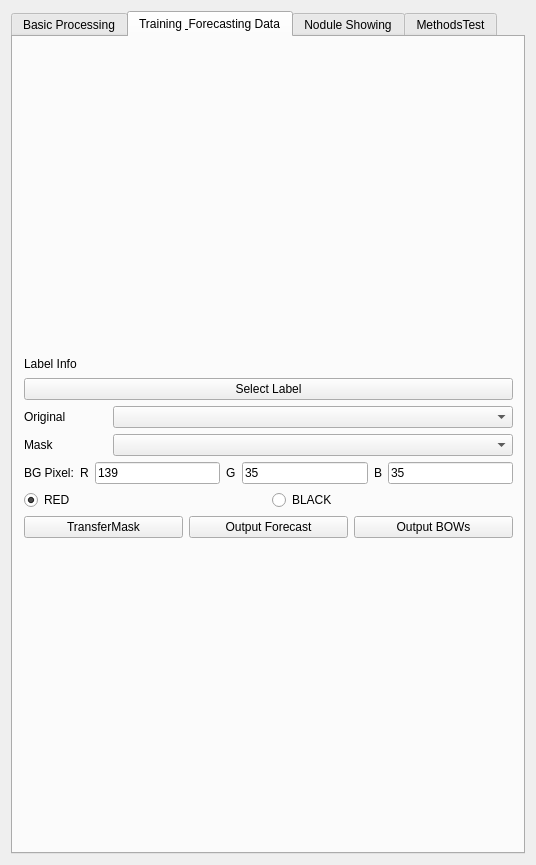
<?xml version="1.0" encoding="UTF-8"?>
<ui version="4.0">
 <class>QmitkRegionGrowingViewControls</class>
 <widget class="QWidget" name="QmitkRegionGrowingViewControls">
  <property name="geometry">
   <rect>
    <x>0</x>
    <y>0</y>
    <width>536</width>
    <height>865</height>
   </rect>
  </property>
  <property name="minimumSize">
   <size>
    <width>0</width>
    <height>0</height>
   </size>
  </property>
  <property name="windowTitle">
   <string>QmitkTemplate</string>
  </property>
  <layout class="QVBoxLayout" name="verticalLayout">
   <item>
    <widget class="QTabWidget" name="tabWidget">
     <property name="tabShape">
      <enum>QTabWidget::Rounded</enum>
     </property>
     <property name="currentIndex">
      <number>1</number>
     </property>
     <widget class="QWidget" name="tab">
      <attribute name="title">
       <string>Basic Processing</string>
      </attribute>
      <widget class="QWidget" name="verticalLayoutWidget_2">
       <property name="geometry">
        <rect>
         <x>0</x>
         <y>0</y>
         <width>511</width>
         <height>819</height>
        </rect>
       </property>
       <layout class="QVBoxLayout" name="verticalLayout_10">
        <item>
         <layout class="QHBoxLayout" name="horizontalLayout_28">
          <item>
           <widget class="QLabel" name="lbWorkingDir">
            <property name="maximumSize">
             <size>
              <width>300</width>
              <height>16777215</height>
             </size>
            </property>
            <property name="text">
             <string>No Working Directory Selected</string>
            </property>
           </widget>
          </item>
          <item>
           <widget class="QPushButton" name="btSelWorkDir">
            <property name="text">
             <string>Select Working Directory</string>
            </property>
           </widget>
          </item>
         </layout>
        </item>
        <item>
         <layout class="QVBoxLayout" name="verticalLayout_7">
          <item>
           <layout class="QHBoxLayout" name="horizontalLayout_15">
            <item>
             <widget class="QLabel" name="label_11">
              <property name="text">
               <string>Original Image</string>
              </property>
             </widget>
            </item>
            <item>
             <widget class="QmitkDataStorageComboBox" name="cbOriginalImage"/>
            </item>
           </layout>
          </item>
          <item>
           <layout class="QHBoxLayout" name="horizontalLayout_14">
            <item>
             <widget class="QLabel" name="label_10">
              <property name="text">
               <string>Mask Image</string>
              </property>
             </widget>
            </item>
            <item>
             <widget class="QmitkDataStorageComboBox" name="cbMaskImage"/>
            </item>
           </layout>
          </item>
          <item>
           <layout class="QHBoxLayout" name="horizontalLayout_13"/>
          </item>
          <item>
           <layout class="QHBoxLayout" name="horizontalLayout_16">
            <item>
             <widget class="QLabel" name="label_12">
              <property name="text">
               <string>Bg Value:</string>
              </property>
             </widget>
            </item>
            <item>
             <widget class="QLineEdit" name="leBackgroundValue">
              <property name="maximumSize">
               <size>
                <width>326</width>
                <height>16777215</height>
               </size>
              </property>
              <property name="text">
               <string>-2048</string>
              </property>
             </widget>
            </item>
            <item>
             <widget class="QPushButton" name="btSelectRegion">
              <property name="text">
               <string>Select As ROI</string>
              </property>
             </widget>
            </item>
            <item>
             <widget class="QPushButton" name="btExtractRealData">
              <property name="text">
               <string>Extract Real Data</string>
              </property>
             </widget>
            </item>
           </layout>
          </item>
         </layout>
        </item>
        <item>
         <layout class="QVBoxLayout" name="verticalLayout_5">
          <item>
           <layout class="QVBoxLayout" name="verticalLayout_2">
            <item>
             <layout class="QHBoxLayout" name="horizontalLayout_8">
              <item>
               <widget class="QLabel" name="label_7">
                <property name="text">
                 <string>Sig From:</string>
                </property>
                <property name="textFormat">
                 <enum>Qt::AutoText</enum>
                </property>
                <property name="scaledContents">
                 <bool>false</bool>
                </property>
                <property name="wordWrap">
                 <bool>false</bool>
                </property>
               </widget>
              </item>
              <item>
               <widget class="QLineEdit" name="leHessian1">
                <property name="text">
                 <string>1.0</string>
                </property>
               </widget>
              </item>
              <item>
               <widget class="QLabel" name="label_8">
                <property name="text">
                 <string>To:</string>
                </property>
                <property name="wordWrap">
                 <bool>false</bool>
                </property>
               </widget>
              </item>
              <item>
               <widget class="QLineEdit" name="leHessian2">
                <property name="text">
                 <string>3.0</string>
                </property>
               </widget>
              </item>
              <item>
               <widget class="QLabel" name="label_9">
                <property name="text">
                 <string>Count:</string>
                </property>
               </widget>
              </item>
              <item>
               <widget class="QLineEdit" name="leHessian3">
                <property name="text">
                 <string>10</string>
                </property>
               </widget>
              </item>
             </layout>
            </item>
           </layout>
          </item>
          <item>
           <layout class="QHBoxLayout" name="horizontalLayout_11">
            <item>
             <widget class="QCheckBox" name="cbHessianRevert">
              <property name="text">
               <string>Extract Bright</string>
              </property>
              <property name="checked">
               <bool>true</bool>
              </property>
             </widget>
            </item>
            <item>
             <widget class="QPushButton" name="btnHessianAnalysis">
              <property name="sizePolicy">
               <sizepolicy hsizetype="Minimum" vsizetype="Fixed">
                <horstretch>0</horstretch>
                <verstretch>0</verstretch>
               </sizepolicy>
              </property>
              <property name="autoFillBackground">
               <bool>false</bool>
              </property>
              <property name="text">
               <string>Hessian Analysis</string>
              </property>
             </widget>
            </item>
            <item>
             <widget class="QPushButton" name="btDoThinning">
              <property name="enabled">
               <bool>false</bool>
              </property>
              <property name="text">
               <string>Do Thinning</string>
              </property>
             </widget>
            </item>
           </layout>
          </item>
         </layout>
        </item>
        <item>
         <layout class="QVBoxLayout" name="verticalLayout_9">
          <item>
           <widget class="QLabel" name="lbImageCrop">
            <property name="text">
             <string>No ROI Selected</string>
            </property>
           </widget>
          </item>
         </layout>
        </item>
        <item>
         <layout class="QVBoxLayout" name="verticalLayout_3">
          <item>
           <layout class="QHBoxLayout" name="horizontalLayout_7">
            <item>
             <widget class="QLabel" name="label_6">
              <property name="inputMethodHints">
               <set>Qt::ImhNone</set>
              </property>
              <property name="frameShape">
               <enum>QFrame::NoFrame</enum>
              </property>
              <property name="text">
               <string>Low:</string>
              </property>
              <property name="alignment">
               <set>Qt::AlignLeading|Qt::AlignLeft|Qt::AlignVCenter</set>
              </property>
              <property name="wordWrap">
               <bool>false</bool>
              </property>
              <property name="margin">
               <number>1</number>
              </property>
              <property name="indent">
               <number>-1</number>
              </property>
             </widget>
            </item>
            <item>
             <widget class="QLineEdit" name="leLowThreshold">
              <property name="inputMethodHints">
               <set>Qt::ImhDigitsOnly</set>
              </property>
              <property name="text">
               <string>-650</string>
              </property>
             </widget>
            </item>
            <item>
             <widget class="QLabel" name="label_5">
              <property name="text">
               <string>High:</string>
              </property>
             </widget>
            </item>
            <item>
             <widget class="QLineEdit" name="leHighThreshold">
              <property name="inputMethodHints">
               <set>Qt::ImhDigitsOnly</set>
              </property>
              <property name="text">
               <string>650</string>
              </property>
             </widget>
            </item>
           </layout>
          </item>
          <item>
           <layout class="QHBoxLayout" name="horizontalLayout_29">
            <item>
             <widget class="QPushButton" name="btnDoThreshold">
              <property name="text">
               <string>Threshold</string>
              </property>
             </widget>
            </item>
            <item>
             <widget class="QPushButton" name="btOstyThreshold">
              <property name="enabled">
               <bool>false</bool>
              </property>
              <property name="text">
               <string>OSTU Threshold</string>
              </property>
             </widget>
            </item>
            <item>
             <widget class="QPushButton" name="btFillBorder">
              <property name="text">
               <string>Fill Border</string>
              </property>
             </widget>
            </item>
           </layout>
          </item>
         </layout>
        </item>
        <item>
         <layout class="QVBoxLayout" name="verticalLayout_4">
          <item>
           <layout class="QHBoxLayout" name="horizontalLayout">
            <item>
             <widget class="QLabel" name="label">
              <property name="text">
               <string>RG Threshold</string>
              </property>
             </widget>
            </item>
            <item alignment="Qt::AlignVCenter">
             <widget class="QLineEdit" name="leRGThreshold">
              <property name="text">
               <string>200</string>
              </property>
             </widget>
            </item>
            <item>
             <widget class="QLabel" name="label_22">
              <property name="text">
               <string>Label Count</string>
              </property>
             </widget>
            </item>
            <item>
             <widget class="QLineEdit" name="leLabelCount">
              <property name="text">
               <string>40</string>
              </property>
             </widget>
            </item>
           </layout>
          </item>
          <item>
           <layout class="QHBoxLayout" name="horizontalLayout_3">
            <item>
             <widget class="QLabel" name="label_3">
              <property name="text">
               <string>DialateRadius</string>
              </property>
             </widget>
            </item>
            <item>
             <widget class="QSpinBox" name="spinBox_2">
              <property name="value">
               <number>3</number>
              </property>
             </widget>
            </item>
            <item>
             <widget class="QPushButton" name="btDoDilation">
              <property name="text">
               <string>Do Dilation</string>
              </property>
             </widget>
            </item>
           </layout>
          </item>
          <item>
           <layout class="QHBoxLayout" name="horizontalLayout_2">
            <item>
             <widget class="QLabel" name="label_2">
              <property name="text">
               <string>SmoothRadius</string>
              </property>
             </widget>
            </item>
            <item>
             <widget class="QSpinBox" name="spinBox_1">
              <property name="value">
               <number>3</number>
              </property>
             </widget>
            </item>
            <item>
             <widget class="QPushButton" name="btDoMedian">
              <property name="text">
               <string>Do Median</string>
              </property>
             </widget>
            </item>
           </layout>
          </item>
          <item>
           <layout class="QHBoxLayout" name="horizontalLayout_12">
            <item>
             <widget class="QPushButton" name="buttonPerformImageProcessing">
              <property name="toolTip">
               <string>Do image processing</string>
              </property>
              <property name="text">
               <string>Region Growing</string>
              </property>
             </widget>
            </item>
            <item>
             <widget class="QPushButton" name="btRefineRG">
              <property name="text">
               <string>Refine RG</string>
              </property>
             </widget>
            </item>
            <item>
             <widget class="QPushButton" name="btFillHole">
              <property name="text">
               <string>Fill Hole (Slice by Slice)</string>
              </property>
             </widget>
            </item>
            <item>
             <widget class="QPushButton" name="btErosion">
              <property name="text">
               <string>Do Eronsion</string>
              </property>
             </widget>
            </item>
           </layout>
          </item>
         </layout>
        </item>
        <item>
         <layout class="QVBoxLayout" name="verticalLayout_8">
          <item>
           <layout class="QHBoxLayout" name="horizontalLayout_19">
            <item>
             <widget class="QLabel" name="label_13">
              <property name="text">
               <string>Min.Pixel</string>
              </property>
             </widget>
            </item>
            <item>
             <widget class="QLineEdit" name="leLabelMinVoxel">
              <property name="text">
               <string>4</string>
              </property>
             </widget>
            </item>
            <item>
             <widget class="QLabel" name="label_14">
              <property name="text">
               <string>Max.Pixel</string>
              </property>
             </widget>
            </item>
            <item>
             <widget class="QLineEdit" name="leLabelMaxVoxel">
              <property name="text">
               <string>625</string>
              </property>
             </widget>
            </item>
            <item>
             <widget class="QLabel" name="label_17">
              <property name="text">
               <string>Min. Roundness</string>
              </property>
             </widget>
            </item>
            <item>
             <widget class="QLineEdit" name="leLabelMinRoundness">
              <property name="text">
               <string>0.75</string>
              </property>
             </widget>
            </item>
           </layout>
          </item>
          <item>
           <layout class="QHBoxLayout" name="horizontalLayout_25">
            <item>
             <widget class="QLabel" name="label_18">
              <property name="text">
               <string>Min.Voxel</string>
              </property>
             </widget>
            </item>
            <item>
             <widget class="QLineEdit" name="leMinVoxel">
              <property name="text">
               <string>64</string>
              </property>
             </widget>
            </item>
            <item>
             <widget class="QLabel" name="label_19">
              <property name="text">
               <string>Max.Voxel</string>
              </property>
             </widget>
            </item>
            <item>
             <widget class="QLineEdit" name="leMaxVoxel">
              <property name="text">
               <string>3375</string>
              </property>
             </widget>
            </item>
            <item>
             <widget class="QLabel" name="label_20">
              <property name="text">
               <string>Min.Sphereness</string>
              </property>
             </widget>
            </item>
            <item>
             <widget class="QLineEdit" name="leMinSphereness">
              <property name="text">
               <string>0.6</string>
              </property>
             </widget>
            </item>
           </layout>
          </item>
          <item>
           <layout class="QVBoxLayout" name="verticalLayout_6">
            <item>
             <layout class="QHBoxLayout" name="horizontalLayout_5">
              <item>
               <widget class="QLabel" name="label_4">
                <property name="maximumSize">
                 <size>
                  <width>100</width>
                  <height>16777215</height>
                 </size>
                </property>
                <property name="text">
                 <string>Statistic Image</string>
                </property>
               </widget>
              </item>
              <item>
               <widget class="QmitkDataStorageComboBox" name="cbStatisticImage">
                <property name="minimumSize">
                 <size>
                  <width>0</width>
                  <height>0</height>
                 </size>
                </property>
                <property name="maximumSize">
                 <size>
                  <width>16777215</width>
                  <height>16777215</height>
                 </size>
                </property>
               </widget>
              </item>
             </layout>
            </item>
            <item>
             <layout class="QHBoxLayout" name="horizontalLayout_6">
              <item>
               <widget class="QLabel" name="label_21">
                <property name="maximumSize">
                 <size>
                  <width>100</width>
                  <height>16777215</height>
                 </size>
                </property>
                <property name="text">
                 <string>Feature Image</string>
                </property>
               </widget>
              </item>
              <item>
               <widget class="QmitkDataStorageComboBox" name="cbStatisticFeatureImage">
                <property name="maximumSize">
                 <size>
                  <width>16777215</width>
                  <height>16777215</height>
                 </size>
                </property>
               </widget>
              </item>
             </layout>
            </item>
           </layout>
          </item>
          <item>
           <layout class="QHBoxLayout" name="horizontalLayout_18">
            <item>
             <widget class="QPushButton" name="btLabelImage_2">
              <property name="text">
               <string>Color Threshold</string>
              </property>
             </widget>
            </item>
            <item>
             <widget class="QPushButton" name="btLabelImage">
              <property name="text">
               <string>Sort With Statistics</string>
              </property>
             </widget>
            </item>
           </layout>
          </item>
         </layout>
        </item>
       </layout>
      </widget>
     </widget>
     <widget class="QWidget" name="tab_2">
      <attribute name="title">
       <string>Training &amp; Forecasting Data</string>
      </attribute>
      <widget class="QWidget" name="verticalLayoutWidget">
       <property name="geometry">
        <rect>
         <x>0</x>
         <y>0</y>
         <width>511</width>
         <height>821</height>
        </rect>
       </property>
       <layout class="QVBoxLayout" name="verticalLayout_11">
        <item>
         <layout class="QVBoxLayout" name="verticalLayout_12">
          <item>
           <layout class="QVBoxLayout" name="verticalLayout_13">
            <item>
             <widget class="QLabel" name="lbLabelInfor">
              <property name="maximumSize">
               <size>
                <width>16777215</width>
                <height>16</height>
               </size>
              </property>
              <property name="text">
               <string>Label Info</string>
              </property>
             </widget>
            </item>
            <item>
             <widget class="QPushButton" name="btSelectLabel">
              <property name="text">
               <string>Select Label</string>
              </property>
             </widget>
            </item>
           </layout>
          </item>
          <item>
           <layout class="QHBoxLayout" name="horizontalLayout_20">
            <item>
             <widget class="QLabel" name="label_15">
              <property name="text">
               <string>Original</string>
              </property>
             </widget>
            </item>
            <item>
             <widget class="QmitkDataStorageComboBox" name="cbOriginalImage_2">
              <property name="minimumSize">
               <size>
                <width>400</width>
                <height>0</height>
               </size>
              </property>
              <property name="maximumSize">
               <size>
                <width>400</width>
                <height>16777215</height>
               </size>
              </property>
             </widget>
            </item>
           </layout>
          </item>
          <item>
           <layout class="QHBoxLayout" name="horizontalLayout_21">
            <item>
             <widget class="QLabel" name="label_16">
              <property name="text">
               <string>Mask</string>
              </property>
             </widget>
            </item>
            <item>
             <widget class="QmitkDataStorageComboBox" name="cbMaskImage_2">
              <property name="minimumSize">
               <size>
                <width>400</width>
                <height>0</height>
               </size>
              </property>
              <property name="maximumSize">
               <size>
                <width>400</width>
                <height>16777215</height>
               </size>
              </property>
             </widget>
            </item>
           </layout>
          </item>
          <item>
           <layout class="QVBoxLayout" name="verticalLayout_15">
            <item>
             <layout class="QHBoxLayout" name="horizontalLayout_9">
              <item>
               <widget class="QLabel" name="label_23">
                <property name="text">
                 <string>BG Pixel:</string>
                </property>
               </widget>
              </item>
              <item>
               <widget class="QLabel" name="label_24">
                <property name="text">
                 <string>R</string>
                </property>
               </widget>
              </item>
              <item>
               <widget class="QLineEdit" name="leBGPixelR">
                <property name="text">
                 <string>139</string>
                </property>
               </widget>
              </item>
              <item>
               <widget class="QLabel" name="label_25">
                <property name="text">
                 <string>G</string>
                </property>
               </widget>
              </item>
              <item>
               <widget class="QLineEdit" name="leBGPixelG">
                <property name="text">
                 <string>35</string>
                </property>
               </widget>
              </item>
              <item>
               <widget class="QLabel" name="label_26">
                <property name="text">
                 <string>B</string>
                </property>
               </widget>
              </item>
              <item>
               <widget class="QLineEdit" name="leBGPixelB">
                <property name="text">
                 <string>35</string>
                </property>
               </widget>
              </item>
             </layout>
            </item>
            <item>
             <layout class="QHBoxLayout" name="horizontalLayout_10">
              <item>
               <widget class="QRadioButton" name="rbBGPixelRed">
                <property name="text">
                 <string>RED</string>
                </property>
                <property name="checked">
                 <bool>true</bool>
                </property>
               </widget>
              </item>
              <item>
               <widget class="QRadioButton" name="rbBGPixelBlack">
                <property name="text">
                 <string>BLACK</string>
                </property>
               </widget>
              </item>
             </layout>
            </item>
            <item>
             <layout class="QHBoxLayout" name="horizontalLayout_4">
              <item>
               <widget class="QPushButton" name="btTransMask">
                <property name="text">
                 <string>TransferMask</string>
                </property>
               </widget>
              </item>
              <item>
               <widget class="QPushButton" name="btOutputForecast">
                <property name="text">
                 <string>Output Forecast</string>
                </property>
               </widget>
              </item>
              <item>
               <widget class="QPushButton" name="btOutputBows">
                <property name="text">
                 <string>Output BOWs</string>
                </property>
               </widget>
              </item>
             </layout>
            </item>
           </layout>
          </item>
         </layout>
        </item>
       </layout>
      </widget>
     </widget>
     <widget class="QWidget" name="tab_3">
      <attribute name="title">
       <string>Nodule Showing</string>
      </attribute>
      <widget class="QWidget" name="gridLayoutWidget">
       <property name="geometry">
        <rect>
         <x>0</x>
         <y>0</y>
         <width>511</width>
         <height>821</height>
        </rect>
       </property>
       <layout class="QGridLayout" name="gridLayout">
        <item row="2" column="0">
         <layout class="QHBoxLayout" name="horizontalLayout_22">
          <item>
           <widget class="QPushButton" name="btLoadIndexes">
            <property name="text">
             <string>Load Indexes</string>
            </property>
           </widget>
          </item>
          <item>
           <widget class="QPushButton" name="btLoadIndexValues">
            <property name="text">
             <string>Load Index Values</string>
            </property>
           </widget>
          </item>
          <item>
           <widget class="QPushButton" name="btShowANNResults">
            <property name="text">
             <string>Show Results</string>
            </property>
           </widget>
          </item>
         </layout>
        </item>
        <item row="0" column="0">
         <layout class="QVBoxLayout" name="verticalLayout_14">
          <item>
           <layout class="QHBoxLayout" name="horizontalLayout_23">
            <item>
             <widget class="QLabel" name="label_28">
              <property name="text">
               <string>Type</string>
              </property>
             </widget>
            </item>
            <item>
             <widget class="QCheckBox" name="cbShowISO">
              <property name="text">
               <string>ISO</string>
              </property>
              <property name="checked">
               <bool>true</bool>
              </property>
             </widget>
            </item>
            <item>
             <widget class="QCheckBox" name="cbShowVessel">
              <property name="text">
               <string>Vessel</string>
              </property>
              <property name="checked">
               <bool>true</bool>
              </property>
             </widget>
            </item>
            <item>
             <widget class="QCheckBox" name="cbShowWall">
              <property name="text">
               <string>Wall</string>
              </property>
              <property name="checked">
               <bool>true</bool>
              </property>
             </widget>
            </item>
            <item>
             <widget class="QCheckBox" name="cbShowGGO">
              <property name="text">
               <string>GGO</string>
              </property>
              <property name="checked">
               <bool>true</bool>
              </property>
             </widget>
            </item>
            <item>
             <widget class="QCheckBox" name="cbShowAll">
              <property name="text">
               <string>ALL</string>
              </property>
              <property name="checked">
               <bool>true</bool>
              </property>
             </widget>
            </item>
           </layout>
          </item>
          <item>
           <layout class="QHBoxLayout" name="horizontalLayout_17">
            <item>
             <widget class="QCheckBox" name="cbShowGaussian">
              <property name="text">
               <string>Gaussian</string>
              </property>
              <property name="checked">
               <bool>true</bool>
              </property>
             </widget>
            </item>
            <item>
             <widget class="QCheckBox" name="cbGroundMask">
              <property name="text">
               <string>Ground Mask</string>
              </property>
             </widget>
            </item>
           </layout>
          </item>
         </layout>
        </item>
        <item row="5" column="0">
         <layout class="QGridLayout" name="gridLayout_2">
          <item row="3" column="0">
           <widget class="QTreeWidget" name="treeWidget">
            <property name="columnCount">
             <number>2</number>
            </property>
            <column>
             <property name="text">
              <string notr="true">1</string>
             </property>
            </column>
            <column>
             <property name="text">
              <string notr="true">2</string>
             </property>
            </column>
           </widget>
          </item>
         </layout>
        </item>
        <item row="1" column="0">
         <layout class="QHBoxLayout" name="horizontalLayout_24">
          <item>
           <widget class="QLabel" name="label_27">
            <property name="text">
             <string>Show Prior: </string>
            </property>
           </widget>
          </item>
          <item>
           <widget class="QLineEdit" name="leShownPriorNum">
            <property name="text">
             <string>4</string>
            </property>
           </widget>
          </item>
         </layout>
        </item>
        <item row="3" column="0">
         <layout class="QHBoxLayout" name="horizontalLayout_26">
          <item>
           <widget class="QPushButton" name="btOutputSelectNodules">
            <property name="text">
             <string>Output Select Nodes</string>
            </property>
           </widget>
          </item>
          <item>
           <widget class="QPushButton" name="btScreenShot">
            <property name="enabled">
             <bool>false</bool>
            </property>
            <property name="text">
             <string>ScreenShot</string>
            </property>
           </widget>
          </item>
          <item>
           <widget class="QPushButton" name="btBGColor">
            <property name="enabled">
             <bool>false</bool>
            </property>
            <property name="minimumSize">
             <size>
              <width>32</width>
              <height>0</height>
             </size>
            </property>
            <property name="maximumSize">
             <size>
              <width>32</width>
              <height>16777215</height>
             </size>
            </property>
            <property name="text">
             <string/>
            </property>
           </widget>
          </item>
         </layout>
        </item>
       </layout>
      </widget>
     </widget>
     <widget class="QWidget" name="tab_4">
      <attribute name="title">
       <string>MethodsTest</string>
      </attribute>
      <widget class="QWidget" name="verticalLayoutWidget_3">
       <property name="geometry">
        <rect>
         <x>0</x>
         <y>0</y>
         <width>511</width>
         <height>821</height>
        </rect>
       </property>
       <layout class="QVBoxLayout" name="verticalLayout_16">
        <item>
         <layout class="QHBoxLayout" name="horizontalLayout_27">
          <item>
           <widget class="QLineEdit" name="leMeshFaceCount">
            <property name="text">
             <string>30000</string>
            </property>
           </widget>
          </item>
          <item>
           <widget class="QPushButton" name="btnRedFaces">
            <property name="text">
             <string>GetSurface</string>
            </property>
           </widget>
          </item>
         </layout>
        </item>
        <item>
         <layout class="QHBoxLayout" name="horizontalLayout_30">
          <item>
           <widget class="QLineEdit" name="leSliceNumber">
            <property name="text">
             <string>1</string>
            </property>
           </widget>
          </item>
          <item>
           <widget class="QLineEdit" name="leContourMinPointCount">
            <property name="text">
             <string>150</string>
            </property>
           </widget>
          </item>
          <item>
           <widget class="QPushButton" name="btnMethodTest3">
            <property name="text">
             <string>GetSlice</string>
            </property>
           </widget>
          </item>
          <item>
           <widget class="QPushButton" name="btnMethodTest4">
            <property name="text">
             <string>OutputSlice</string>
            </property>
           </widget>
          </item>
         </layout>
        </item>
        <item>
         <widget class="QPushButton" name="btnMethodTest1">
          <property name="text">
           <string>Method Test 1</string>
          </property>
         </widget>
        </item>
        <item>
         <widget class="QPushButton" name="btnMethodTest2">
          <property name="text">
           <string>Method Test 2</string>
          </property>
         </widget>
        </item>
       </layout>
      </widget>
     </widget>
    </widget>
   </item>
  </layout>
 </widget>
 <layoutdefault spacing="6" margin="11"/>
 <customwidgets>
  <customwidget>
   <class>QmitkDataStorageComboBox</class>
   <extends>QComboBox</extends>
   <header location="global">qmitkdatastoragecombobox.h</header>
  </customwidget>
 </customwidgets>
 <resources/>
 <connections>
  <connection>
   <sender>cbShowAll</sender>
   <signal>toggled(bool)</signal>
   <receiver>cbShowGGO</receiver>
   <slot>setChecked(bool)</slot>
   <hints>
    <hint type="sourcelabel">
     <x>479</x>
     <y>336</y>
    </hint>
    <hint type="destinationlabel">
     <x>394</x>
     <y>336</y>
    </hint>
   </hints>
  </connection>
  <connection>
   <sender>cbShowAll</sender>
   <signal>toggled(bool)</signal>
   <receiver>cbShowISO</receiver>
   <slot>setChecked(bool)</slot>
   <hints>
    <hint type="sourcelabel">
     <x>479</x>
     <y>336</y>
    </hint>
    <hint type="destinationlabel">
     <x>138</x>
     <y>336</y>
    </hint>
   </hints>
  </connection>
  <connection>
   <sender>cbShowAll</sender>
   <signal>toggled(bool)</signal>
   <receiver>cbShowVessel</receiver>
   <slot>setChecked(bool)</slot>
   <hints>
    <hint type="sourcelabel">
     <x>479</x>
     <y>336</y>
    </hint>
    <hint type="destinationlabel">
     <x>223</x>
     <y>336</y>
    </hint>
   </hints>
  </connection>
  <connection>
   <sender>cbShowAll</sender>
   <signal>toggled(bool)</signal>
   <receiver>cbShowWall</receiver>
   <slot>setChecked(bool)</slot>
   <hints>
    <hint type="sourcelabel">
     <x>479</x>
     <y>336</y>
    </hint>
    <hint type="destinationlabel">
     <x>308</x>
     <y>336</y>
    </hint>
   </hints>
  </connection>
 </connections>
</ui>
